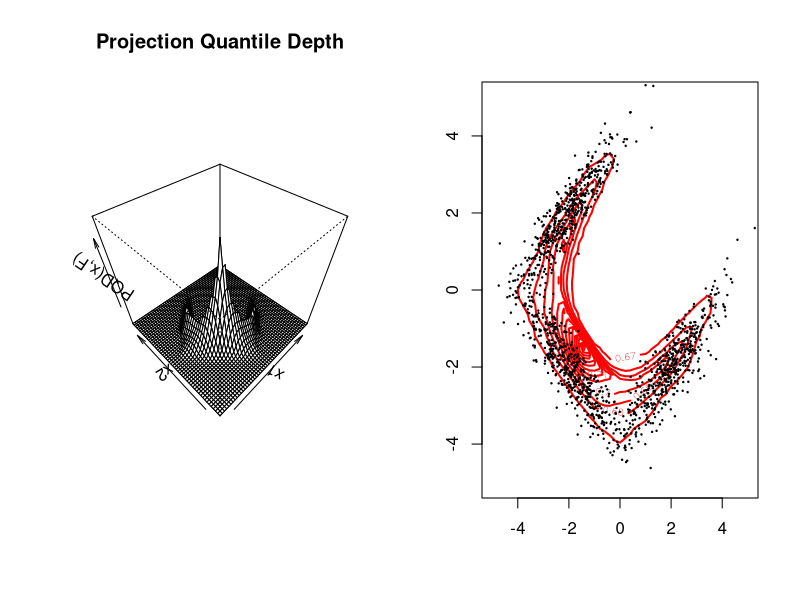
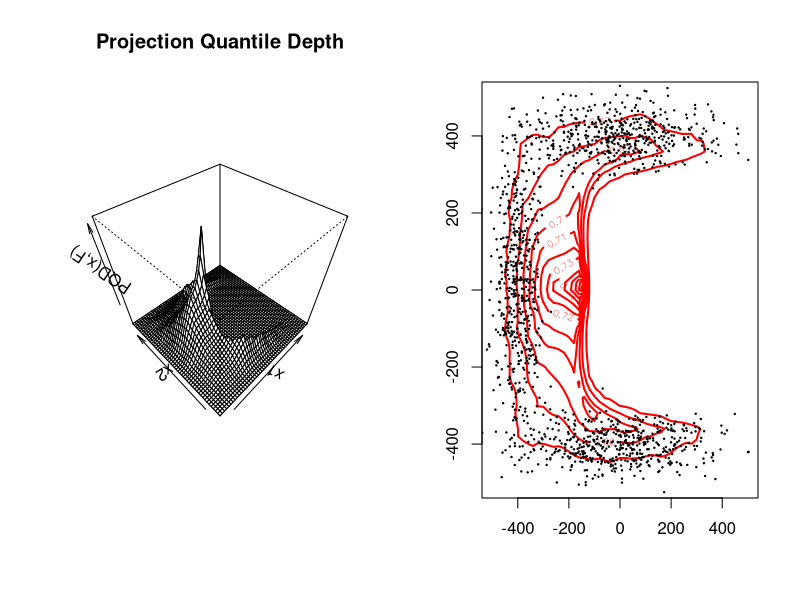
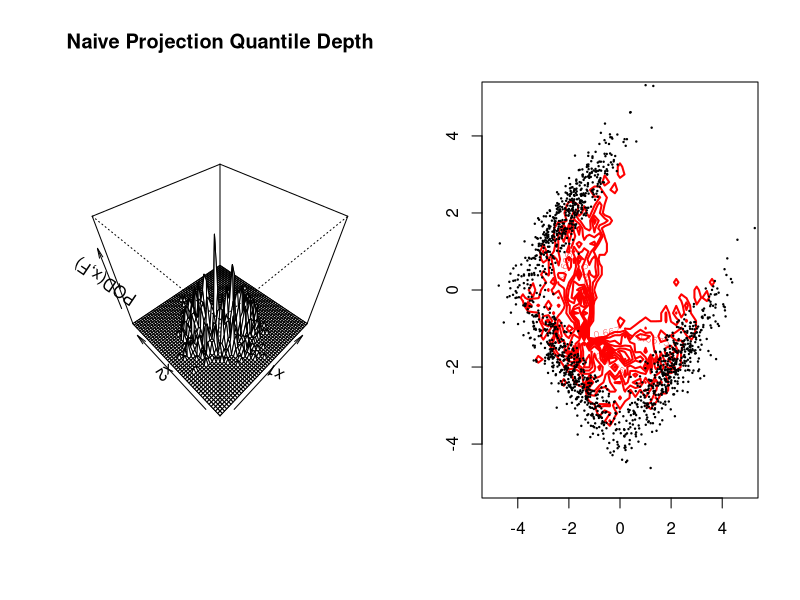

These charts were generated, in order, by the following R code:
## PQDSim: Initial simulations of Projection quantile depth and comparisions with projection depth
## v2: Comparison between sup and naive projection quantile depths

## Functions
## function to generate from multivariate normal
my.mvrnorm = function(n, mu, Sigma){
  p = length(mu)
  # compute square root of covariance matrix
  eo=eigen(Sigma, symmetric=TRUE)
  sigma.sqrt=eo$vec%*%diag(eo$val^0.5)%*%t(eo$vec)
  
  # generate random normals from runif by box-muller transform
  rnorm.vec = sqrt(-2*log(runif(n*p)))*cos(2*pi*runif(n*p))
  
  # generate sample matrix
  sample.matrix = matrix(rep(mu, n), nrow=n, byrow=T) +
    matrix(rnorm.vec, nrow=n, ncol=p)%*%sigma.sqrt
  return(sample.matrix)
}

ones = function(m,n){
  matrix(1, nrow=m, ncol=n)
}

## function to calculate weighted projection quantile depth
wEPQD = function(X, sig, mingrid, maxgrid, res=.2, nu=1e3){
  
  b = apply(X, 2, median)
  X0 = X - ones(nrow(X),1) %*% b
    
  # make grid of points
  pts = seq(mingrid, maxgrid, by=res)
  lengrid = length(pts)
  xcoord = rep(pts, rep(lengrid,lengrid))
  ycoord = rep(pts, lengrid)
  xygrid = cbind(xcoord,ycoord)
  rm(xcoord,ycoord)
  grid0 = xygrid - ones(nrow(xygrid),1) %*% b
    
  ## get matrix of weighted PQDs for all points
  npt = dim(xygrid)[1]
  Fuxu.mat = matrix(0, nrow=npt, ncol=nu)
  
  # loop over nu pts on unit circle then take max
  for(iu in 1:nu){
    u = as.matrix(rnorm(2)); u = u/sqrt(sum(u^2))
    I.minus.Pu = diag(2) - u%*%t(u)
    
    Xuperp = X0 %*% I.minus.Pu
    scaled.perp = sqrt(Xuperp^2 %*% ones(ncol(X),1))
    #w = ifelse(scaled.perp>sig, 0, 1)
    #w = sig*exp(-scaled.perp/sig)
    w = dnorm(scaled.perp, sd=sig)
    #w = dcauchy(Xuperp, scale=sig)
    uecdf = ecdf(w * (X0%*%u))
    
    gridperp = grid0 %*% I.minus.Pu
    scaled.gridperp = sqrt(gridperp^2 %*% ones(ncol(X),1))
    #wu = ifelse(scaled.gridperp>sig, 0, 1)
    #wu = sig*exp(-scaled.gridperp/sig)
    wu = dnorm(scaled.gridperp, sd=sig)
    #wu = dcauchy(sqrt(apply(xygrid^2,1,sum) - xygrid.u^2), scale=sig)
    Fuxu.mat[,iu] = uecdf(wu * (grid0%*%u))
  }
  EPQD.vec = 1/(1+apply(abs(Fuxu.mat-.5), 1, max))
  
  # check if contains origin... if so, assign NA to that depth
#   which0 = which(xygrid[,1]==0 & xygrid[,2]==0)
#   if(length(which0>0)){
#     EPQD.vec[which0] = NA
#   } 
  
  ## plot result
  par(mfrow=c(1,2))
  persp(pts, pts, matrix(EPQD.vec, nrow=lengrid, byrow=T),
        main="Projection Quantile Depth",
        xlab="x1", ylab="x2", zlab="PQD(x,F)",
        theta=-45, phi=45)
  
  # contour plot
  z = contour(pts, pts, matrix(EPQD.vec, nrow=lengrid, byrow=T),
              lwd=2, col="red", nlevels=20)
  points(X, pch=19, cex=.2)
  par(mfrow=c(1,1))
  
  return(cbind(xygrid,EPQD.vec))
  
}

## Empirically calculate PQD with grid search
# Bivariate normal mixture
set.seed(120214)
sig = matrix(c(1,.9,.9,1), nrow=2)
sig2 = matrix(c(1,-.9,-.9,1), nrow=2)
X1 = my.mvrnorm(500, mu=c(-2,2), Sigma=sig)
X2 = my.mvrnorm(500, mu=c(2,-2), Sigma=sig)
X3 = my.mvrnorm(500, mu=c(-2,-2), Sigma=sig2)
X = rbind(X1,X2,X3)

## rotation invariance
m=100
O = matrix(c(1,1,1,-1), ncol=2)*m
k1 = wEPQD(X, sig=1, mingrid=-5, maxgrid=5)
k2 = wEPQD(X %*% O, sig=m, mingrid=-5*m, maxgrid=5*m, res=.2*m)
max(abs(k1-k2), na.rm=T)

# naive PQD
sig=.02

b = apply(X, 2, median)
X0 = X - ones(nrow(X),1) %*% b

# make grid of points
mingrid=-5
maxgrid=5
res=.2

pts = seq(mingrid, maxgrid, by=res)
lengrid = length(pts)
xcoord = rep(pts, rep(lengrid,lengrid))
ycoord = rep(pts, lengrid)
xygrid = cbind(xcoord,ycoord)
rm(xcoord,ycoord)
grid0 = xygrid - ones(nrow(xygrid),1) %*% b


npt = dim(xygrid)[1]
EPQD.vec = rep(0, npt)
normsq.X = apply(X0^2,1,sum)
normsq.grid = apply(grid0^2,1,sum)

for(i in 1:npt){
  u = grid0[i,]; u = u/sqrt(sum(u^2))
  Xu = X0%*%u
  Xuperp = sqrt(normsq.X - Xu^2)
  w = dnorm(Xuperp, sd=sig)
  #w = dcauchy(Xuperp, scale=sig)
  uecdf = ecdf(w*Xu)
  
  igrid.u = grid0[i,]%*%u
  iwu = dnorm(0, sd=sig)
  #wu = dcauchy(sqrt(apply(xygrid^2,1,sum) - xygrid.u^2), scale=sig)
  EPQD.vec[i] = 1/(1+abs(uecdf(iwu*igrid.u)-.5))
}

par(mfrow=c(1,2))
persp(pts, pts, matrix(EPQD.vec, nrow=lengrid, byrow=T),
      main="Naive Projection Quantile Depth",
      xlab="x1", ylab="x2", zlab="PQD(x,F)",
      theta=-45, phi=45)

# contour plot
z = contour(pts, pts, matrix(EPQD.vec, nrow=lengrid, byrow=T),
            lwd=2, col="red", nlevels=20)
points(X, pch=19, cex=.2)
par(mfrow=c(1,1))

# require(rgl)
# rgl.surface(x=pts, y=matrix(k1[,3], nrow=lengrid, byrow=T), z=pts, color="blue")
